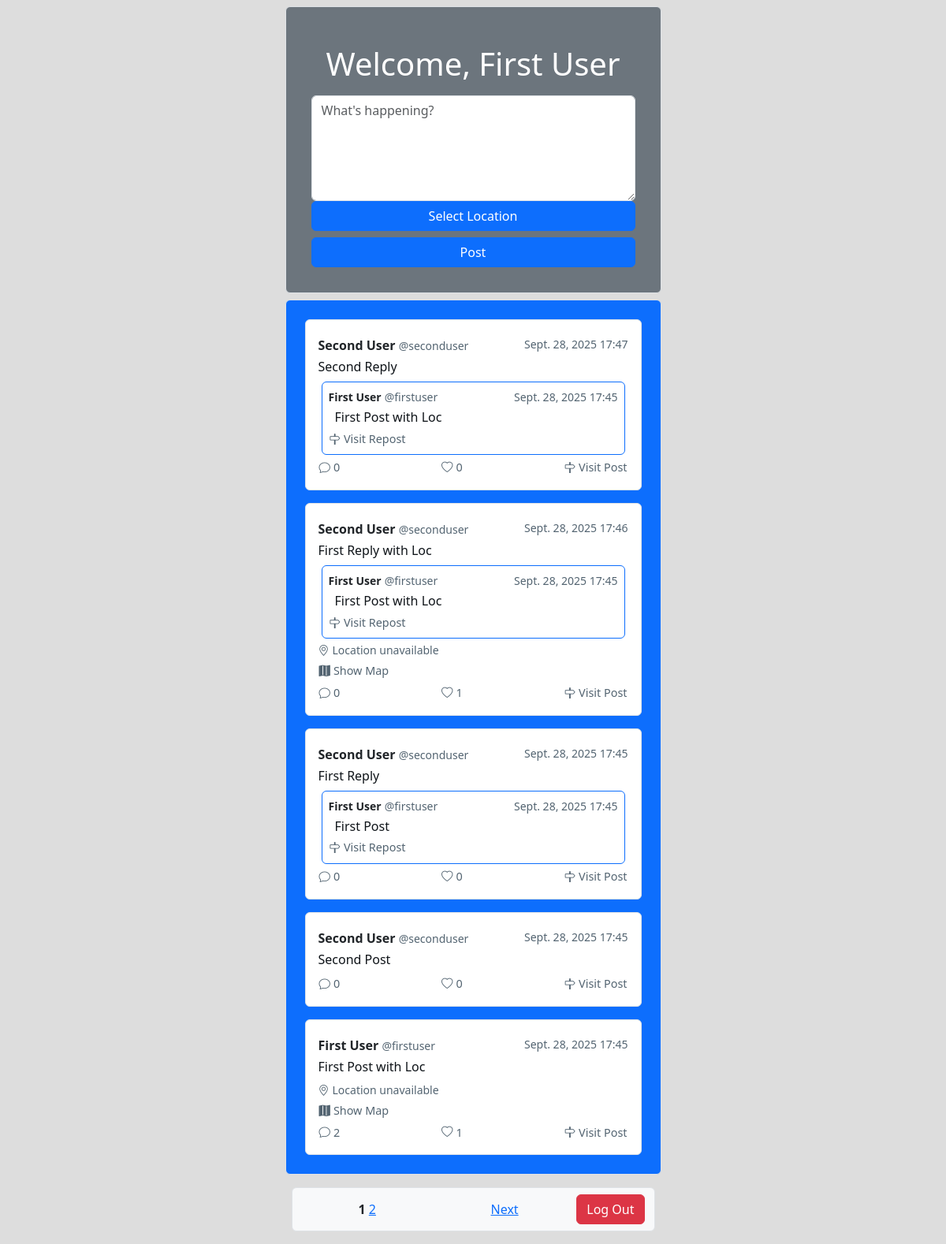
Screenshot of / (signed in) with the database file from the repository.
### mainapp/models.py (models this page shows, shortened)
class User(AbstractUser):
    user_id = models.AutoField(primary_key=True)
    username = models.CharField(max_length=32, unique=True)
    email = models.EmailField(max_length=255)
    display_name = models.CharField(max_length=64)
    password = models.CharField(max_length=128)
    last_login = models.DateTimeField(blank=True, null=True)
    user_status = models.CharField(max_length=3, choices=Status.choices)
    created_at = models.DateTimeField(auto_now_add=True)
    class Meta:
        ordering = ["username"]
        verbose_name = "user"
        verbose_name_plural = "users"
        indexes = [
            models.Index(fields=["username"], name="username_idx"),
        ]

class Post(models.Model):
    post_id = models.AutoField(primary_key=True)
    post_content = models.CharField(max_length=140, blank=True)
    loc_lon = models.FloatField(blank=True, null=True)
    loc_lat = models.FloatField(blank=True, null=True)
    created_at = models.DateTimeField(auto_now_add=True)
    post_status = models.CharField(max_length=3, choices=Status.choices)
    liker_id = models.ManyToManyField(settings.AUTH_USER_MODEL, related_name="liked_posts", blank=True)
    poster_id = models.ForeignKey(
        settings.AUTH_USER_MODEL,
        on_delete=models.CASCADE,
        related_name="poster"
    )
    repost_id = models.ForeignKey(
        "self",
        on_delete=models.CASCADE,
        null=True, blank=True,
        related_name="repost"
    )
    class Meta:
        ordering = ["post_id"]
        verbose_name = "post"
        verbose_name_plural = "posts"
        indexes = [
            models.Index(fields=["post_id"], name="post_id_idx"),
        ]

### mainapp/views.py (the view, shortened to what this page needs)
# urls.py: path("", DashboardView.as_view(), name="dashboard"),
class DashboardView(LoginRequiredMixin, TemplateView):
    template_name = "dashboard.html"
    def get_context_data(self, **kwargs):
        context = super().get_context_data(**kwargs)
        posts = Post.objects.all().order_by("-post_id")
        page_number = self.request.GET.get("page", 1)
        paginator = Paginator(posts, 5)
        page_obj = paginator.get_page(page_number)
        context["posts"] = page_obj.object_list
        context["page_obj"] = page_obj
        context["form"] = PostForm(initial={"repost_val": ""})
        return context

### mainapp/forms.py
class PostForm(forms.ModelForm):
    post_content = forms.CharField(widget=forms.Textarea(attrs={"rows":"5"}), required=True)
    repost_val = forms.CharField(widget=forms.HiddenInput(), required=False)
    loc_lon = forms.FloatField(widget=forms.HiddenInput(), required=False)
    loc_lat = forms.FloatField(widget=forms.HiddenInput(), required=False)
    def __init__(self, *args, **kwargs):
        super().__init__(*args, **kwargs)
        self.fields["post_content"].widget.attrs.update({"class": "form-control", "placeholder": "What's happening?"})
    class Meta:
        model = Post
        fields = ["post_content", "loc_lon", "loc_lat"]

### mainapp/templates/dashboard.html (shortened to what this page needs)
{% extends "base/base.html" %}
{% block center_body %}
d-flex justify-content-center align-items-center
{% endblock %}
{% block content %}
<div class="text-bg-secondary p-4 m-2 border rounded rounded-lg">
  <h1 class="mt-4 text-center">Welcome, {{request.user.display_name}}</h1>
  <form
    method="post"
    class="d-grid justify-content-center align-items-end p-2"
    novalidate
  >
    {% csrf_token %} {{ form.post_content }}
    <a class="btn btn-primary map-open-btn" id="select_mymap" data-id="mymap">
      Select Location
    </a>
    <button type="submit" class="btn btn-primary mt-2" name="post">Post</button>
  </form>
</div>
<div class="bg-primary p-4 m-2 border rounded d-flex flex-column gap-3">
  {% for post in posts %}
  {% include "include/post_snippet.html" with post=post %}
  {% empty %} No posts available. {% endfor %}
</div>
<div
  class="d-flex justify-content-center align-items-center m-3 px-2 py-2 text-center bg-light border rounded"
>
  <div class="col">
    {% for num in page_obj.paginator.page_range %}
        {% if num == page_obj.number %}
    <strong>{{ num }}</strong>
    {% else %}
    <a href="?page={{ num }}">{{ num }}</a>
    {% endif %} {% endfor %}
  </div>
  {% if page_obj.has_next %}
  <div class="col">
    <a href="?page={{ page_obj.next_page_number }}">Next</a>
  </div>
  {% endif %}
  <button class="btn btn-danger mx-1" onclick="location.href = '/logout';">
    Log Out
  </button>
</div>
{% endblock %}

### mainapp/templates/include/post_snippet.html (shortened to what this page needs)
<div class="post border rounded rounded-lg py-3 px-3" style="cursor: default">
  <div class="d-flex justify-content-between my-1">
    <span>
      <span class="fw-bold text-dark">{{ post.poster_id.display_name }}</span>
      <span class="text-muted">@{{ post.poster_id.username }}</span>
    </span>
    <span class="text-muted small"
      >{{ post.created_at.date }} {{ post.created_at.time|date:"H:i" }}</span
    >
  </div>
  <div class="post-text mb-2">{{ post.post_content }}</div>
  {% if post.repost_id and not detailed_repost%}
  <div class="border border-primary rounded m-1 p-2">
    <div class="d-flex justify-content-between">
      <span class="text-muted"
        ><span class="fw-bold text-dark me-1"
          >{{ post.repost_id.poster_id.display_name }}</span
        >@{{post.repost_id.poster_id.username }}
      </span>
      <span class="text-muted small">
        {{ post.repost_id.created_at.date }} {{ post.repost_id.created_at.time|date:"H:i" }}
      </span>
    </div>
    <div class="post-text my-1 ms-2">{{ post.repost_id.post_content }}</div>
    <div class="d-flex justify-content-between text-muted small action-bar">
      <button
        class="btn btn-link p-0 d-flex align-items-center text-decoration-none location-btn"
        onclick="location.href = '/post/{{ post.repost_id.post_id }}'"
      >
        <i class="bi bi-signpost me-1"></i>
        <span>Visit Repost</span>
      </button>
    </div>
  </div>
  {% endif %} {% if post.loc_lat %}
  <div class="text-muted small d-flex align-items-center mb-1">
    <i class="bi bi-geo-alt me-1"></i>
    <span
      id="location_snip_{{post.post_id}}"
      class="me-1"
      lat="{{post.loc_lat}}"
      lon="{{post.loc_lon}}"
      >Fetching City
    </span>
  </div>
  <div class="d-flex justify-content-between text-muted small action-bar mb-1">
    <button
      class="btn btn-link p-0 d-flex align-items-center text-decoration-none location-btn snipmap-open-btn"
      id="select_snip_{{ post.post_id }}"
      data-id="{{ post.post_id }}"
      snip-lat="{{post.loc_lat}}"
      snip-lon="{{post.loc_lon}}"
    >
      <i class="bi bi-map-fill me-1"></i> Show Map
    </button>
  </div>
  {% endif %}
  <div class="d-flex justify-content-between text-muted small action-bar">
    <button
      class="btn btn-link p-0 d-flex align-items-center text-decoration-none reply-btn"
      data-id="{{ post.post_id }}"
    >
      <i class="bi bi-chat me-1"></i>
      <span id="{{ post.post_id }}-post-count"> {{post.repost.count}}</span>
    </button>
    {% if request.user in post.liker_id.all %}
    <button
      class="btn btn-link p-0 d-flex align-items-center text-decoration-none like-btn active"
      data-id="{{ post.post_id }}"
    >
      <i class="bi bi-heart-fill me-1"></i>
      <span id="{{ post.post_id }}-like-count">{{post.liker_id.count}}</span>
    </button>
    {% else %}
    <button
      class="btn btn-link p-0 d-flex align-items-center text-decoration-none like-btn"
      data-id="{{ post.post_id }}"
    >
      <i class="bi bi-heart me-1"></i>
      <span id="{{ post.post_id }}-like-count">{{post.liker_id.count}}</span>
    </button>
    {% endif %} {% if not curr_post %}
    <button
      class="btn btn-link p-0 d-flex align-items-center text-decoration-none location-btn"
      onclick="location.href = '/post/{{ post.post_id }}'"
    >
      <i class="bi bi-signpost me-1"></i>
      <span>Visit Post</span>
    </button>
    {% endif %}
  </div>
</div>

### mainapp/static/css/post-snippet.css (style rules this page uses)
.post { background-color: #fff; font-family: system-ui, -apple-system, "Segoe UI", Roboto, Helvetica, Arial, sans-serif; }
.post-text { font-size: 1rem; color: #0f1419; line-height: 1.4; }
.post .text-muted { font-size: 0.875rem; color: #536471 !important; }
.action-bar button { color: #536471; font-size: 0.9rem; transition: color 0.2s ease-in-out; }

### mainapp/templates/base/base.html (style rules this page uses)
body { background-color: #ddd; }

### rows the page displays
User: user.display_name "First User"
Post: poster_id.display_name "Second User", poster_id.username "seconduser", created_at "Sept. 28, 2025", created_at.time "17:47", post_content "Second Reply", repost_id.poster_id.display_name "First User", repost_id.poster_id.username "firstuser", repost_id.created_at "Sept. 28, 2025", repost_id.created_at.time "17:45", repost_id.post_content "First Post with Loc", repost.count "0", liker_id.count "0"
Post: poster_id.display_name "Second User", poster_id.username "seconduser", created_at "Sept. 28, 2025", created_at.time "17:46", post_content "First Reply with Loc", repost_id.poster_id.display_name "First User", repost_id.poster_id.username "firstuser", repost_id.created_at "Sept. 28, 2025", repost_id.created_at.time "17:45", repost_id.post_content "First Post with Loc", repost.count "0", liker_id.count "1"
Post: poster_id.display_name "Second User", poster_id.username "seconduser", created_at "Sept. 28, 2025", created_at.time "17:45", post_content "First Reply", repost_id.poster_id.display_name "First User", repost_id.poster_id.username "firstuser", repost_id.created_at "Sept. 28, 2025", repost_id.created_at.time "17:45", repost_id.post_content "First Post", repost.count "0", liker_id.count "0"
Post: poster_id.display_name "Second User", poster_id.username "seconduser", created_at "Sept. 28, 2025", created_at.time "17:45", post_content "Second Post", repost.count "0", liker_id.count "0"
Post: poster_id.display_name "First User", poster_id.username "firstuser", created_at "Sept. 28, 2025", created_at.time "17:45", post_content "First Post with Loc", repost.count "2", liker_id.count "1"

### other values shown
{{ num }} "1"
{{ num }} "2"
